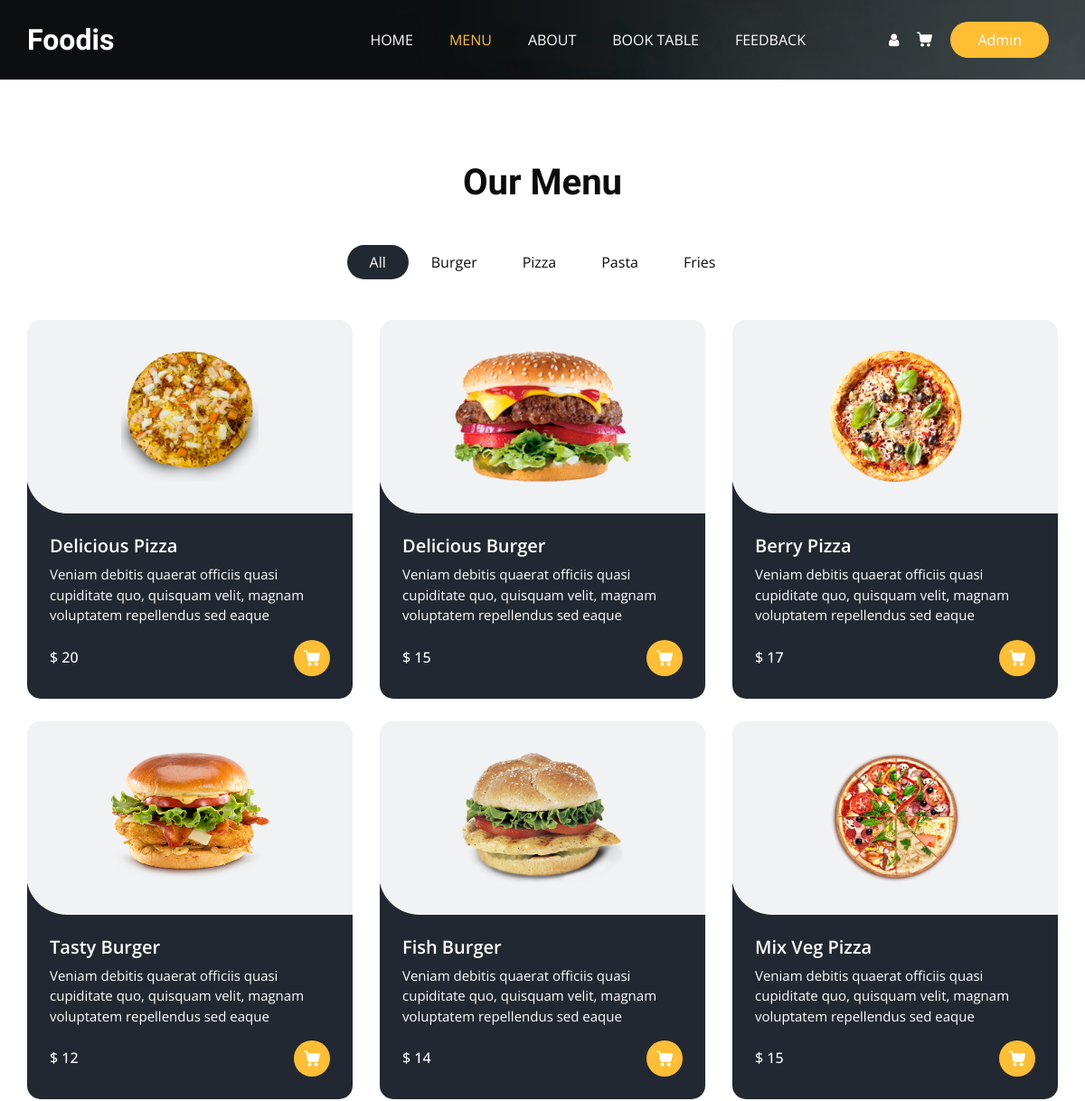
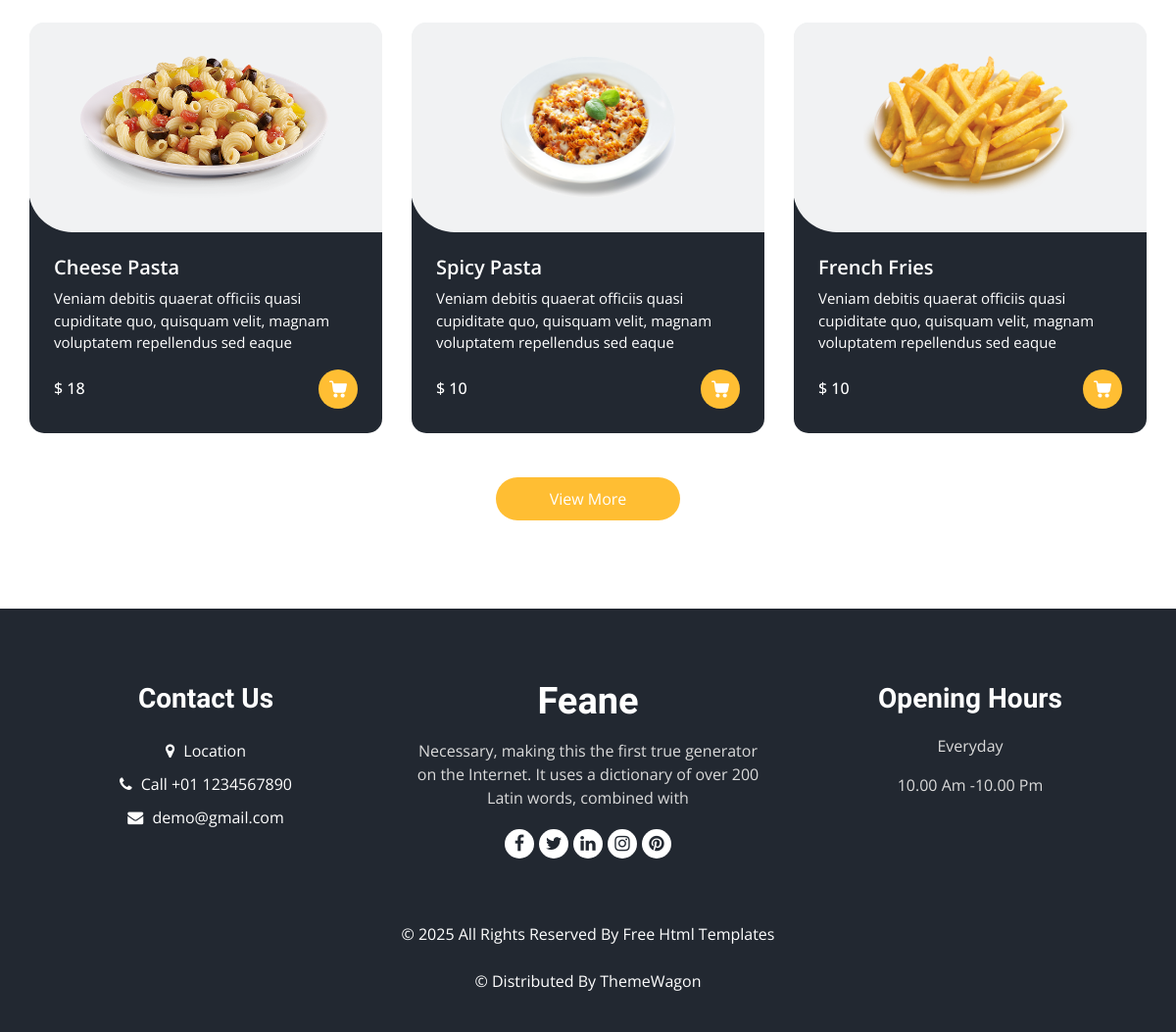
The app's page /menu/ with its own data (2 pictures, top to bottom).
### foodApp/models.py (models this page shows, shortened)
class itemsList(models.Model):
    category_name = models.CharField(max_length=20)
    def __str__(self):
        return self.category_name

class items(models.Model):
    item_name=models.CharField(max_length=20)
    description= models.TextField(blank=False)
    img= models.ImageField(upload_to='items/',)
    price = models.BigIntegerField()
    category= models.ForeignKey(itemsList, on_delete=models.CASCADE, related_name='Category')

### foodApp/views.py (the view)
# urls.py: path('menu/',menu, name='Menu'),
def menu(request):
    item = items.objects.all()
    cetegory = itemsList.objects.all()
    return render(request, 'menu.html',{'item':item, 'cetegory':cetegory})

### template/menu.html (shortened to what this page needs)
{% extends 'head.html' %}
{% load static %}
{% block activ2 %}active{% endblock %}
{%block class%}class="sub_page"{% endblock %}
{% block content %}
  <section class="food_section layout_padding">
    <div class="container">
      <div class="heading_container heading_center">
        <h2>
          Our Menu
        </h2>
      </div>
      <ul class="filters_menu">
        <li class="active" data-filter="*">All</li>
        {% for i in cetegory %}
        <li data-filter=".{{i.category_name}}">{{i.category_name}}</li>
        {% endfor %}
      </ul>
      <div class="filters-content">
        <div class="row grid">
          {% for j in item %}
          <div class="col-sm-6 col-lg-4 all {{j.category}}">
            <div class="box">
              <div>
                <div class="img-box">
                  <img src="{{j.img.url}}" alt="">
                </div>
                <div class="detail-box">
                  <h5>
                    {{j.item_name}}
                  </h5>
                  <p>
                    {{j.description}}
                  </p>
                  <div class="options">
                    <h6>
                      $ {{j.price }}
                    </h6>
                    <a href="" >
                    </a>
                  </div>
                </div>
              </div>
            </div>
          </div>{% endfor %}
        </div>
      </div>
      <div class="btn-box">
        <a href="">
          View More
        </a>
      </div>
    </div>
  </section>
{% endblock %}

### template/head.html (shortened to what this page needs)
{% load static %}
<!DOCTYPE html>
<html>
<head>
  <link rel="stylesheet" type="text/css" href="{% static 'css/bootstrap.css' %}" />
  <link rel="stylesheet" type="text/css" href="https://cdnjs.cloudflare.com/ajax/libs/OwlCarousel2/2.3.4/assets/owl.carousel.min.css" />
  <link rel="stylesheet" href="https://cdnjs.cloudflare.com/ajax/libs/jquery-nice-select/1.1.0/css/nice-select.min.css" />
  <link href="{% static 'css/font-awesome.min.css' %}" rel="stylesheet" />
  <link href="{% static 'css/style.css' %}" rel="stylesheet" />
  <link href="{% static 'css/responsive.css' %}" rel="stylesheet" />
</head>
<body {% block class %}{% endblock %}>
  <div class="hero_area">
    <div class="bg-box">
      <img src="{% static 'images/hero-bg.jpg'%}" alt="">
    </div>
    <header class="header_section">
      <div class="container">
        <nav class="navbar navbar-expand-lg custom_nav-container ">
          <a class="navbar-brand" href="{% url 'Home' %}">
            <span>
              Foodis
            </span>
          </a>
          <div class="collapse navbar-collapse" id="navbarSupportedContent">
            <ul class="navbar-nav  mx-auto ">
              <li class="nav-item {% block activ1 %}{% endblock %}">
                <a class="nav-link" href="{% url 'Home'%}">Home <span class="sr-only">(current)</span></a>
              </li>
              <li class="nav-item {% block activ2 %}{% endblock %}">
                <a class="nav-link" href="/menu">Menu</a>
              </li>
              <li class="nav-item {% block activ3 %}{% endblock %}">
                <a class="nav-link" href="/about">About</a>
              </li>
              <li class="nav-item {% block activ4 %}{% endblock %}">
                <a class="nav-link" href="/book">Book Table</a>
              </li>
              <li class="nav-item {% block activ5 %}{% endblock %}">
                <a class="nav-link" href="/feedback">Feedback</a>
              </li>
            </ul>
            <div class="user_option">
              <a id="pro" class="user_link">
                <i class="fa fa-user" aria-hidden="true"></i>
              </a>
              <a id="cartTab" class="cart_link" onclick="cartOpen()">
              </a>
              <a href="/admin" class="order_online">
                Admin
              </a>
            </div>
          </div>
        </nav>
      </div>
    </header>
  </div>
{% block content %}
{% endblock %}
<footer class="footer_section">
  <div class="container">
    <div class="row">
      <div class="col-md-4 footer-col">
        <div class="footer_contact">
          <h4>
            Contact Us
          </h4>
          <div class="contact_link_box">
            <a href="">
              <i class="fa fa-map-marker" aria-hidden="true"></i>
              <span>
                Location
              </span>
            </a>
            <a href="">
              <i class="fa fa-phone" aria-hidden="true"></i>
              <span>
                Call +01 1234567890
              </span>
            </a>
            <a href="">
              <i class="fa fa-envelope" aria-hidden="true"></i>
              <span>
                demo@gmail.com
              </span>
            </a>
          </div>
        </div>
      </div>
      <div class="col-md-4 footer-col">
        <div class="footer_detail">
          <a href="" class="footer-logo">
            Feane
          </a>
          <p>
            Necessary, making this the first true generator on the Internet. It uses a dictionary of over 200 Latin words, combined with
          </p>
          <div class="footer_social">
            <a href="">
              <i class="fa fa-facebook" aria-hidden="true"></i>
            </a>
            <a href="">
              <i class="fa fa-twitter" aria-hidden="true"></i>
            </a>
            <a href="">
              <i class="fa fa-linkedin" aria-hidden="true"></i>
            </a>
            <a href="">
              <i class="fa fa-instagram" aria-hidden="true"></i>
            </a>
            <a href="">
              <i class="fa fa-pinterest" aria-hidden="true"></i>
            </a>
          </div>
        </div>
      </div>
      <div class="col-md-4 footer-col">
        <h4>
          Opening Hours
        </h4>
        <p>
          Everyday
        </p>
        <p>
          10.00 Am -10.00 Pm
        </p>
      </div>
    </div>
    <div class="footer-info">
      <p>
        &copy; <span id="displayYear"></span> All Rights Reserved By
        <a href="https://html.design/">Free Html Templates</a><br><br>
        &copy;  Distributed By
        <a href="https://themewagon.com/" target="_blank">ThemeWagon</a>
      </p>
    </div>
  </div>
</footer>
</body>
</html>

### statics/css/responsive.css (style rules this page uses)
@media (min-width: 1200px) { .container { max-width: 1170px; } }

### records on screen
itemsList: category_name "Burger"
itemsList: category_name "Pizza"
itemsList: category_name "Pasta"
itemsList: category_name "Fries"
items: img (picture), item_name "Delicious Pizza", description "Veniam debitis quaerat officiis quasi cupiditate quo, quisquam velit, magnam voluptatem repellendus sed eaque", price "20"
items: img (picture), item_name "Delicious Burger", description "Veniam debitis quaerat officiis quasi cupiditate quo, quisquam velit, magnam voluptatem repellendus sed eaque", price "15"
items: img (picture), item_name "Berry Pizza", description "Veniam debitis quaerat officiis quasi cupiditate quo, quisquam velit, magnam voluptatem repellendus sed eaque", price "17"
items: img (picture), item_name "Tasty Burger", description "Veniam debitis quaerat officiis quasi cupiditate quo, quisquam velit, magnam voluptatem repellendus sed eaque", price "12"
items: img (picture), item_name "Fish Burger", description "Veniam debitis quaerat officiis quasi cupiditate quo, quisquam velit, magnam voluptatem repellendus sed eaque", price "14"
items: img (picture), item_name "Mix Veg Pizza", description "Veniam debitis quaerat officiis quasi cupiditate quo, quisquam velit, magnam voluptatem repellendus sed eaque", price "15"
items: img (picture), item_name "Cheese Pasta", description "Veniam debitis quaerat officiis quasi cupiditate quo, quisquam velit, magnam voluptatem repellendus sed eaque", price "18"
items: img (picture), item_name "Spicy Pasta", description "Veniam debitis quaerat officiis quasi cupiditate quo, quisquam velit, magnam voluptatem repellendus sed eaque", price "10"
items: img (picture), item_name "French Fries", description "Veniam debitis quaerat officiis quasi cupiditate quo, quisquam velit, magnam voluptatem repellendus sed eaque", price "10"
